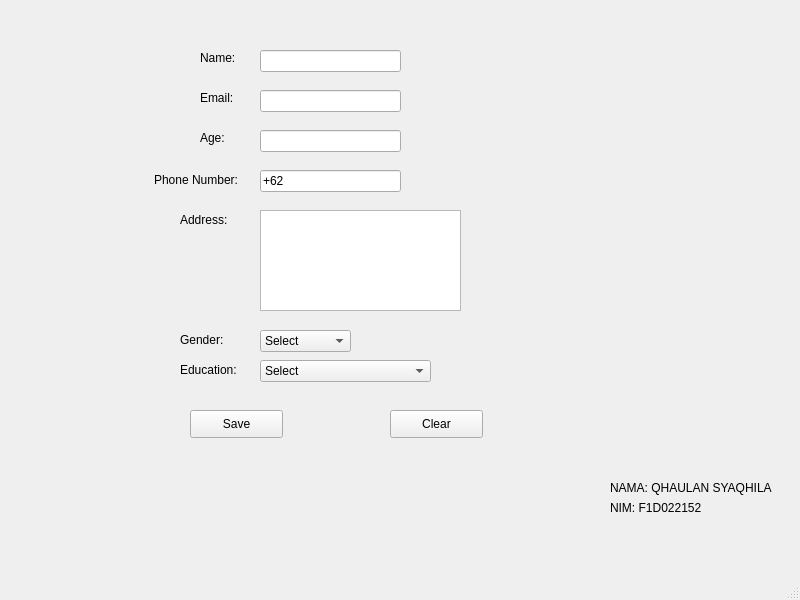
<?xml version="1.0" encoding="UTF-8"?>
<ui version="4.0">
 <class>QMainWindow</class>
 <widget class="QMainWindow" name="QMainWindow">
  <property name="geometry">
   <rect>
    <x>0</x>
    <y>0</y>
    <width>800</width>
    <height>600</height>
   </rect>
  </property>
  <property name="windowTitle">
   <string>MainWindow</string>
  </property>
  <widget class="QWidget" name="centralwidget">
   <widget class="QLabel" name="label_name">
    <property name="geometry">
     <rect>
      <x>200</x>
      <y>50</y>
      <width>55</width>
      <height>16</height>
     </rect>
    </property>
    <property name="text">
     <string>Name: </string>
    </property>
   </widget>
   <widget class="QLineEdit" name="name_input">
    <property name="geometry">
     <rect>
      <x>260</x>
      <y>50</y>
      <width>141</width>
      <height>22</height>
     </rect>
    </property>
   </widget>
   <widget class="QLabel" name="label_email">
    <property name="geometry">
     <rect>
      <x>200</x>
      <y>90</y>
      <width>55</width>
      <height>16</height>
     </rect>
    </property>
    <property name="text">
     <string>Email:</string>
    </property>
   </widget>
   <widget class="QLineEdit" name="email_input">
    <property name="geometry">
     <rect>
      <x>260</x>
      <y>90</y>
      <width>141</width>
      <height>22</height>
     </rect>
    </property>
   </widget>
   <widget class="QLabel" name="label_age">
    <property name="geometry">
     <rect>
      <x>200</x>
      <y>130</y>
      <width>55</width>
      <height>16</height>
     </rect>
    </property>
    <property name="text">
     <string>Age:</string>
    </property>
   </widget>
   <widget class="QLineEdit" name="age_input">
    <property name="geometry">
     <rect>
      <x>260</x>
      <y>130</y>
      <width>141</width>
      <height>22</height>
     </rect>
    </property>
   </widget>
   <widget class="QLabel" name="label_phoneNumber">
    <property name="geometry">
     <rect>
      <x>154</x>
      <y>170</y>
      <width>101</width>
      <height>20</height>
     </rect>
    </property>
    <property name="text">
     <string>Phone Number:</string>
    </property>
   </widget>
   <widget class="QLineEdit" name="phone_input">
    <property name="geometry">
     <rect>
      <x>260</x>
      <y>170</y>
      <width>141</width>
      <height>22</height>
     </rect>
    </property>
    <property name="text">
     <string>+62</string>
    </property>
   </widget>
   <widget class="QLabel" name="label_Address">
    <property name="geometry">
     <rect>
      <x>180</x>
      <y>210</y>
      <width>61</width>
      <height>20</height>
     </rect>
    </property>
    <property name="text">
     <string>Address:</string>
    </property>
   </widget>
   <widget class="QTextEdit" name="address_input">
    <property name="geometry">
     <rect>
      <x>260</x>
      <y>210</y>
      <width>201</width>
      <height>101</height>
     </rect>
    </property>
   </widget>
   <widget class="QLabel" name="label_gender">
    <property name="geometry">
     <rect>
      <x>180</x>
      <y>330</y>
      <width>61</width>
      <height>20</height>
     </rect>
    </property>
    <property name="text">
     <string>Gender:</string>
    </property>
   </widget>
   <widget class="QLabel" name="label_education">
    <property name="geometry">
     <rect>
      <x>180</x>
      <y>360</y>
      <width>61</width>
      <height>20</height>
     </rect>
    </property>
    <property name="text">
     <string>Education:</string>
    </property>
   </widget>
   <widget class="QPushButton" name="pushButton_save">
    <property name="geometry">
     <rect>
      <x>190</x>
      <y>410</y>
      <width>93</width>
      <height>28</height>
     </rect>
    </property>
    <property name="text">
     <string>Save</string>
    </property>
   </widget>
   <widget class="QPushButton" name="pushButton_clear">
    <property name="geometry">
     <rect>
      <x>390</x>
      <y>410</y>
      <width>93</width>
      <height>28</height>
     </rect>
    </property>
    <property name="text">
     <string>Clear</string>
    </property>
   </widget>
   <widget class="QComboBox" name="gender_input">
    <property name="geometry">
     <rect>
      <x>260</x>
      <y>330</y>
      <width>91</width>
      <height>22</height>
     </rect>
    </property>
    <item>
     <property name="text">
      <string>Select</string>
     </property>
    </item>
    <item>
     <property name="text">
      <string>Male</string>
     </property>
    </item>
    <item>
     <property name="text">
      <string>Female</string>
     </property>
    </item>
   </widget>
   <widget class="QComboBox" name="education_input">
    <property name="geometry">
     <rect>
      <x>260</x>
      <y>360</y>
      <width>171</width>
      <height>22</height>
     </rect>
    </property>
    <item>
     <property name="text">
      <string>Select</string>
     </property>
    </item>
    <item>
     <property name="text">
      <string>Elementary School</string>
     </property>
    </item>
    <item>
     <property name="text">
      <string>Junior High School</string>
     </property>
    </item>
    <item>
     <property name="text">
      <string>Senior High School</string>
     </property>
    </item>
    <item>
     <property name="text">
      <string>Diploma</string>
     </property>
    </item>
    <item>
     <property name="text">
      <string>Bachelor's Degree</string>
     </property>
    </item>
    <item>
     <property name="text">
      <string>Master's Degree</string>
     </property>
    </item>
    <item>
     <property name="text">
      <string>Doctoral Degree</string>
     </property>
    </item>
    <item>
     <property name="text">
      <string/>
     </property>
    </item>
   </widget>
   <widget class="QLabel" name="label_2">
    <property name="geometry">
     <rect>
      <x>610</x>
      <y>500</y>
      <width>171</width>
      <height>16</height>
     </rect>
    </property>
    <property name="text">
     <string>NIM: F1D022152</string>
    </property>
   </widget>
   <widget class="QLabel" name="label_3">
    <property name="geometry">
     <rect>
      <x>610</x>
      <y>480</y>
      <width>171</width>
      <height>16</height>
     </rect>
    </property>
    <property name="text">
     <string>NAMA: QHAULAN SYAQHILA</string>
    </property>
   </widget>
  </widget>
  <widget class="QMenuBar" name="menubar">
   <property name="geometry">
    <rect>
     <x>0</x>
     <y>0</y>
     <width>800</width>
     <height>26</height>
    </rect>
   </property>
  </widget>
  <widget class="QStatusBar" name="statusbar"/>
 </widget>
 <resources/>
 <connections/>
</ui>
